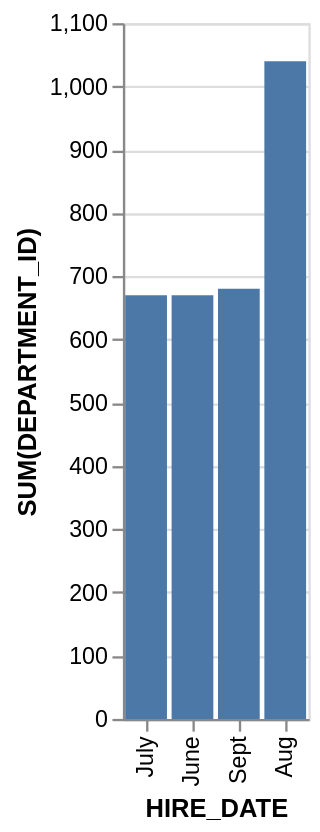

Specify this chart in Vega-Lite:
### Vega-Lite specification from a JSON file in a GitHub repository (floating-point values rounded to 4 significant figures)
{"data": {"values": [{"x_data": "July", "y_data": 670}, {"x_data": "June", "y_data": 670}, {"x_data": "Sept", "y_data": 680}, {"x_data": "Aug", "y_data": 1040}]}, "mark": "bar", "encoding": {"x": {"field": "x_data", "type": "nominal", "title": "HIRE_DATE", "sort": {"op": "sum", "field": "y_data", "order": "ascending"}}, "y": {"field": "y_data", "type": "quantitative", "title": "SUM(DEPARTMENT_ID)"}}}
